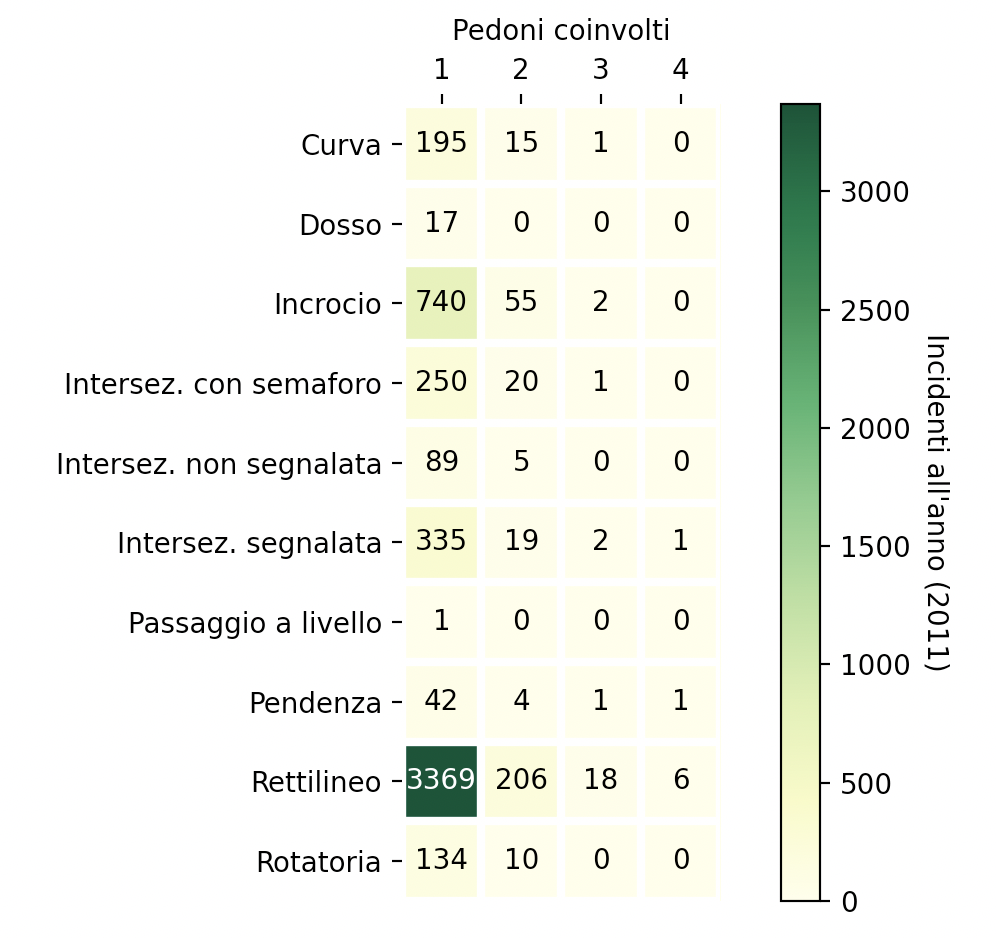

Source code (Python):

import numpy as np
import pandas as pd
import matplotlib.pyplot as plt
import matplotlib
import sys
sys.path.append('src')
import label_utils

path = "dataset/incidenti/incidenti_2011.txt"

data = pd.read_csv(path, sep="\t")

fields = ['intersezione_o_non_interse1', 'pedone_ferito_1__sesso', 'pedone_ferito_2__sesso', 'pedone_ferito_3__sesso', 'pedone_ferito_4__sesso']
incidenti_pedoni = data[fields]
incidenti_pedoni = incidenti_pedoni[incidenti_pedoni['pedone_ferito_1__sesso'] != ' ']

def count_people(row, campi) -> int: 
    count = 0
    for field in campi: 
        if row[field] != ' ' and row[field] != '':
            count += 1

    return count

def get_people(dataset : pd.DataFrame, campi): 
    res = {}
    for index in range(0, len(dataset)): 
        res[index] = 0

    for index, row in dataset.iterrows(): 
        res[index] = count_people(row, campi)

    return pd.Series(res)


def heatmap(data, row_labels, col_labels, ax=None,
            cbar_kw={}, cbarlabel="", **kwargs):
    """
    Create a heatmap from a numpy array and two lists of labels.

    Parameters
    ----------
    data
        A 2D numpy array of shape (N, M).
    row_labels
        A list or array of length N with the labels for the rows.
    col_labels
        A list or array of length M with the labels for the columns.
    ax
        A `matplotlib.axes.Axes` instance to which the heatmap is plotted.  If
        not provided, use current axes or create a new one.  Optional.
    cbar_kw
        A dictionary with arguments to `matplotlib.Figure.colorbar`.  Optional.
    cbarlabel
        The label for the colorbar.  Optional.
    **kwargs
        All other arguments are forwarded to `imshow`.
    """

    if not ax:
        ax = plt.gca()

    # Plot the heatmap
    im = ax.imshow(data, **kwargs)

    # Create colorbar
    cbar = ax.figure.colorbar(im, ax=ax, **cbar_kw)
    cbar.ax.set_ylabel(cbarlabel, rotation=-90, va="bottom")

    # We want to show all ticks...
    ax.set_xticks(np.arange(data.shape[1]))
    ax.set_yticks(np.arange(data.shape[0]))
    # ... and label them with the respective list entries.
    ax.set_xticklabels(col_labels)
    ax.set_yticklabels(row_labels)

    # Let the horizontal axes labeling appear on top.
    ax.tick_params(top=True, bottom=False,
                   labeltop=True, labelbottom=False)

    # Rotate the tick labels and set their alignment.
    #plt.setp(ax.get_xticklabels(), rotation=-30, ha="right",
    #         rotation_mode="anchor")

    # Turn spines off and create white grid.
    for edge, spine in ax.spines.items():
        spine.set_visible(False)

    ax.set_xticks(np.arange(data.shape[1]+1)-.5, minor=True)
    ax.set_yticks(np.arange(data.shape[0]+1)-.5, minor=True)
    ax.grid(which="minor", color="w", linestyle='-', linewidth=3)
    ax.tick_params(which="minor", bottom=False, left=False)

    return im, cbar


def annotate_heatmap(im, data=None, valfmt="{x:.2f}",
                     textcolors=["black", "white"],
                     threshold=None, **textkw):
    """
    A function to annotate a heatmap.

    Parameters
    ----------
    im
        The AxesImage to be labeled.
    data
        Data used to annotate.  If None, the image's data is used.  Optional.
    valfmt
        The format of the annotations inside the heatmap.  This should either
        use the string format method, e.g. "$ {x:.2f}", or be a
        `matplotlib.ticker.Formatter`.  Optional.
    textcolors
        A list or array of two color specifications.  The first is used for
        values below a threshold, the second for those above.  Optional.
    threshold
        Value in data units according to which the colors from textcolors are
        applied.  If None (the default) uses the middle of the colormap as
        separation.  Optional.
    **kwargs
        All other arguments are forwarded to each call to `text` used to create
        the text labels.
    """

    if not isinstance(data, (list, np.ndarray)):
        data = im.get_array()

    # Normalize the threshold to the images color range.
    if threshold is not None:
        threshold = im.norm(threshold)
    else:
        threshold = im.norm(data.max())/2.

    # Set default alignment to center, but allow it to be
    # overwritten by textkw.
    kw = dict(horizontalalignment="center",
              verticalalignment="center")
    kw.update(textkw)

    # Get the formatter in case a string is supplied
    if isinstance(valfmt, str):
        valfmt = matplotlib.ticker.StrMethodFormatter(valfmt)

    # Loop over the data and create a `Text` for each "pixel".
    # Change the text's color depending on the data.
    texts = []
    for i in range(data.shape[0]):
        for j in range(data.shape[1]):
            kw.update(color=textcolors[int(im.norm(data[i, j]) > threshold)])
            text = im.axes.text(j, i, valfmt(data[i, j], None), **kw)
            texts.append(text)

    return texts



fields.remove('intersezione_o_non_interse1')
pedoni_feriti = get_people(incidenti_pedoni, fields)
incidenti_pedoni = pd.DataFrame([incidenti_pedoni['intersezione_o_non_interse1'], pedoni_feriti], ['tipo_incrocio', 'pedoni_feriti']).transpose()
incidenti_pedoni = incidenti_pedoni[incidenti_pedoni['pedoni_feriti'] != 0]

incidenti_labels = label_utils.join_labels(incidenti_pedoni['tipo_incrocio'], 'dataset/incidenti/Classificazioni/intersezione_o_non_interse3.csv')
#print(incidenti_labels)
#print(incidenti_pedoni)
incidenti_pedoni = pd.DataFrame([incidenti_labels, incidenti_pedoni['pedoni_feriti']], ['tipo_incrocio', 'pedoni_feriti']).transpose()
# print(pd.crosstab(incidenti_pedoni['tipo_incrocio'], incidenti_pedoni['pedoni_feriti']))

tab = pd.DataFrame(pd.crosstab(incidenti_pedoni['tipo_incrocio'], incidenti_pedoni['pedoni_feriti']))

# fig, ax = plt.subplots(figsize=(11,9))

# ax.imshow(tab)
# ax.set_yticklabels(tab.index)
# ax.set_xticklabels([1,2,3,4])

# for i in range(len(tab)):
#     for j in range(len(tab.columns)):
#         text = ax.text(j, i, tab.iloc[i, j], ha="center", va="center", color="w")

# ax.set_title("ciao")
# fig.tight_layout()
# plt.show()


fig, ax = plt.subplots()

im, cbar = heatmap(tab, tab.index, [1,2,3,4], ax=ax,
                   cmap="YlGn", cbarlabel="Incidenti all'anno (2011)")
texts = annotate_heatmap(im, valfmt="{x}")
plt.title("Pedoni coinvolti", fontdict = {'fontsize' : 10})
fig.tight_layout()
plt.show()
